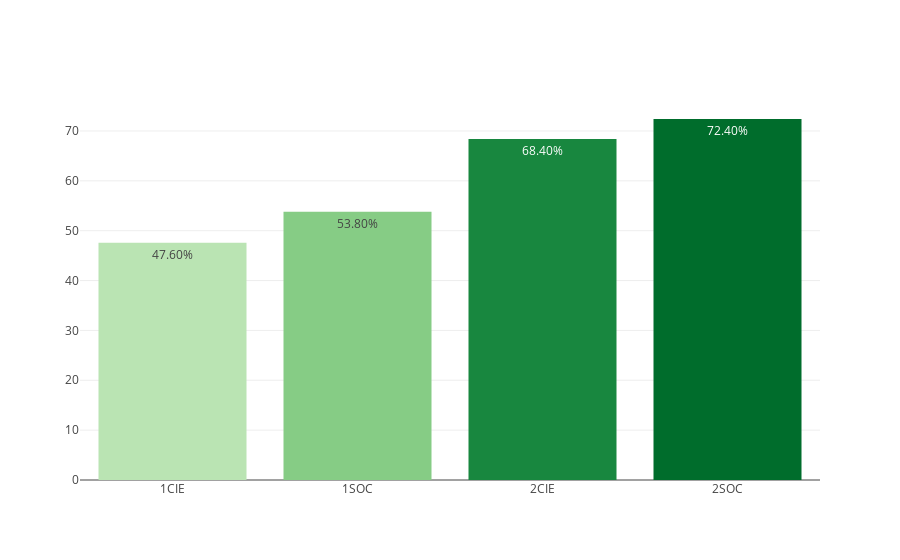

Source (notebook cell):
### Markdown cell above
## BACHILLERATO

### Code cell
dfc_BACH = loaders.get_data_by_stages(dfc, 'BACH')
myplotly.bar_simple(dfc_BACH.index, dfc_BACH['éxito'])

### Figure 1 — Plotly figure (JSON) as saved in the notebook; plotly's stock layout.template omitted (floating-point values rounded to 4 significant figures)
{"data": [{"hoverinfo": "x+text", "marker": {"color": [47.6, 53.8, 68.4, 72.4], "colorscale": [[0, "rgb(186,228,179)"], [0.3333, "rgb(116,196,118)"], [0.6667, "rgb(49,163,84)"], [1, "rgb(0,109,44)"]]}, "text": ["47.60%", "53.80%", "68.40%", "72.40%"], "type": "bar", "uid": "db0082c0-f456-441d-8bc6-0032547e7630", "x": ["1CIE", "1SOC", "2CIE", "2SOC"], "y": [47.6, 53.8, 68.4, 72.4]}], "layout": {"title": {"text": ""}}}
